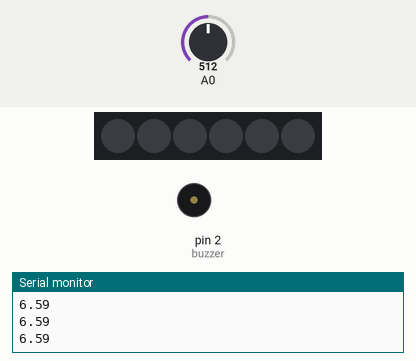
Recording of a sketch running on a simulated Arduino Uno, built with avr-gcc and run on an emulated ATmega328P. Parts: 6 RGB LEDs in strip order, left to right, buzzer (waves = sounding, pin HIGH), the last lines printed to the serial monitor. The test bench sets the inputs (shaded band); at power-on: A0 = 512.

Above: at 1.2 s.
1.3 s: A0 set to 306
At 2.0 s:
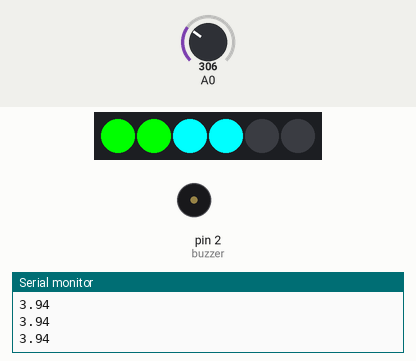
2.8 s: A0 set to 164
At 3.7 s:
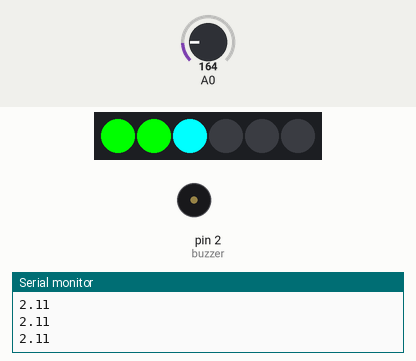
4.3 s: A0 set to 148
At 5.4 s:
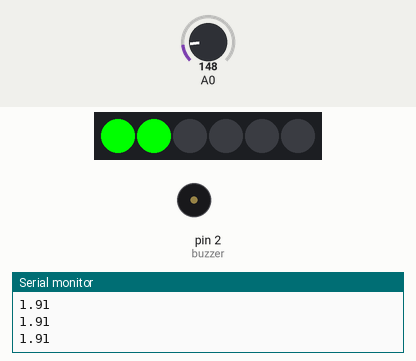
5.8 s: A0 set to 0
At 7.0 s:
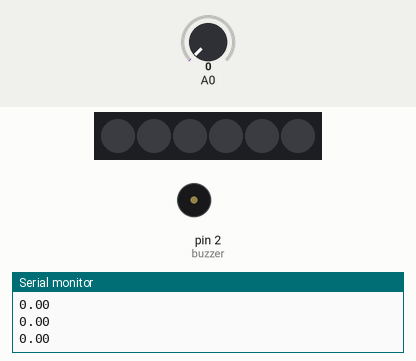
7.3 s: A0 set to 2
At 8.8 s:
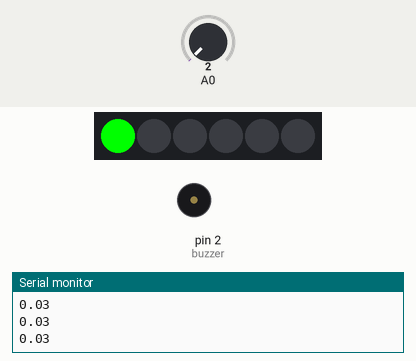
Timing chart, 0 to 9.8 s (numbered marks = the images above; inputs shaded):
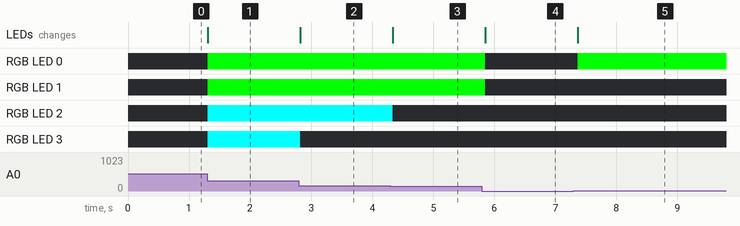

The sketch:

Force_Sensor.ino
```cpp
// C++ code
//
#include <Adafruit_NeoPixel.h>
#define led_number 6
#define led_pin 8
int buzzer = 2;
Adafruit_NeoPixel pixels = Adafruit_NeoPixel(led_number,led_pin,NEO_GRB+NEO_KHZ800);
float fsrReading;
void setup()
{
  Serial.begin(9600);
  pixels.begin();

  pinMode(buzzer,OUTPUT);
}

void loop()
{
   pixels.clear();
   uint32_t a = pixels.Color(0,255,0);
   uint32_t b = pixels.Color(0,255,255);
   uint32_t c = pixels.Color(255,0,0);
    fsrReading = analogRead(A0);
    pixels.setPixelColor(0,a);

    float force = (fsrReading*6)/466;

    Serial.println(force);
   if (force ==0 ){
    pixels.clear();
    pixels.show();
    }
    if (force > 0 && force < 1) {
      pixels.setPixelColor(0,a);
      pixels.show();
    }
    if (force >= 1 && force < 2) {
      pixels.setPixelColor(0,a);
      pixels.setPixelColor(1,a);
      pixels.show();
    }
    if (force >=2 && force <3) {
      pixels.setPixelColor(0,a);
      pixels.setPixelColor(1,a);
      pixels.setPixelColor(2,b);
      pixels.show();
    }
    if (force >=3 && force <4) {
      pixels.setPixelColor(0,a);
      pixels.setPixelColor(1,a);
      pixels.setPixelColor(2,b);
      pixels.setPixelColor(3,b);
      pixels.show();
    }
    if (force >=4 && force <5) {
      pixels.setPixelColor(0,a);
      pixels.setPixelColor(1,a);
      pixels.setPixelColor(2,b);
      pixels.setPixelColor(3,b);
      pixels.setPixelColor(4,c);
      pixels.show();
    }
    if (force >=5 && force <6) {
      pixels.setPixelColor(0,a);
      pixels.setPixelColor(1,a);
      pixels.setPixelColor(2,b);
      pixels.setPixelColor(3,b);
      pixels.setPixelColor(4,c);
      pixels.setPixelColor(5,c);
      pixels.show();
    }
   if (force == 6){
      pixels.setPixelColor(0,a);
      pixels.setPixelColor(1,a);
      pixels.setPixelColor(2,b);
      pixels.setPixelColor(3,b);
      pixels.setPixelColor(4,c);
      pixels.setPixelColor(5,c);
      pixels.show();
      digitalWrite(2,HIGH);
      tone(buzzer,4000,200);
   }
    delay(100); // Delay a little bit to improve simulation performance
}
```

Measured:
- the behaviour switches between 156 and 155 on A0 (found by bisection; images 2 and 3)
- the behaviour switches between 0 and 1 on A0 (found by bisection; images 4 and 5)
- after the input at 1.3 s, RGB LED 0, RGB LED 1: off → RGB(0, 255, 0) at once; RGB LED 2, RGB LED 3: off → RGB(0, 255, 255) at once; the LEDs: change at once (image 1)
- after the input at 2.8 s, RGB LED 3: RGB(0, 255, 255) → off at once; the LEDs: change at once (image 2)
- after the input at 4.3 s, RGB LED 2: RGB(0, 255, 255) → off at once; the LEDs: change at once (image 3)
- after the input at 5.8 s, RGB LED 0, RGB LED 1: RGB(0, 255, 0) → off after 0.05 s; the LEDs: change after 0.05 s (image 4)
- after the input at 7.3 s, RGB LED 0: off → RGB(0, 255, 0) after 0.07 s; the LEDs: change after 0.07 s (image 5)
